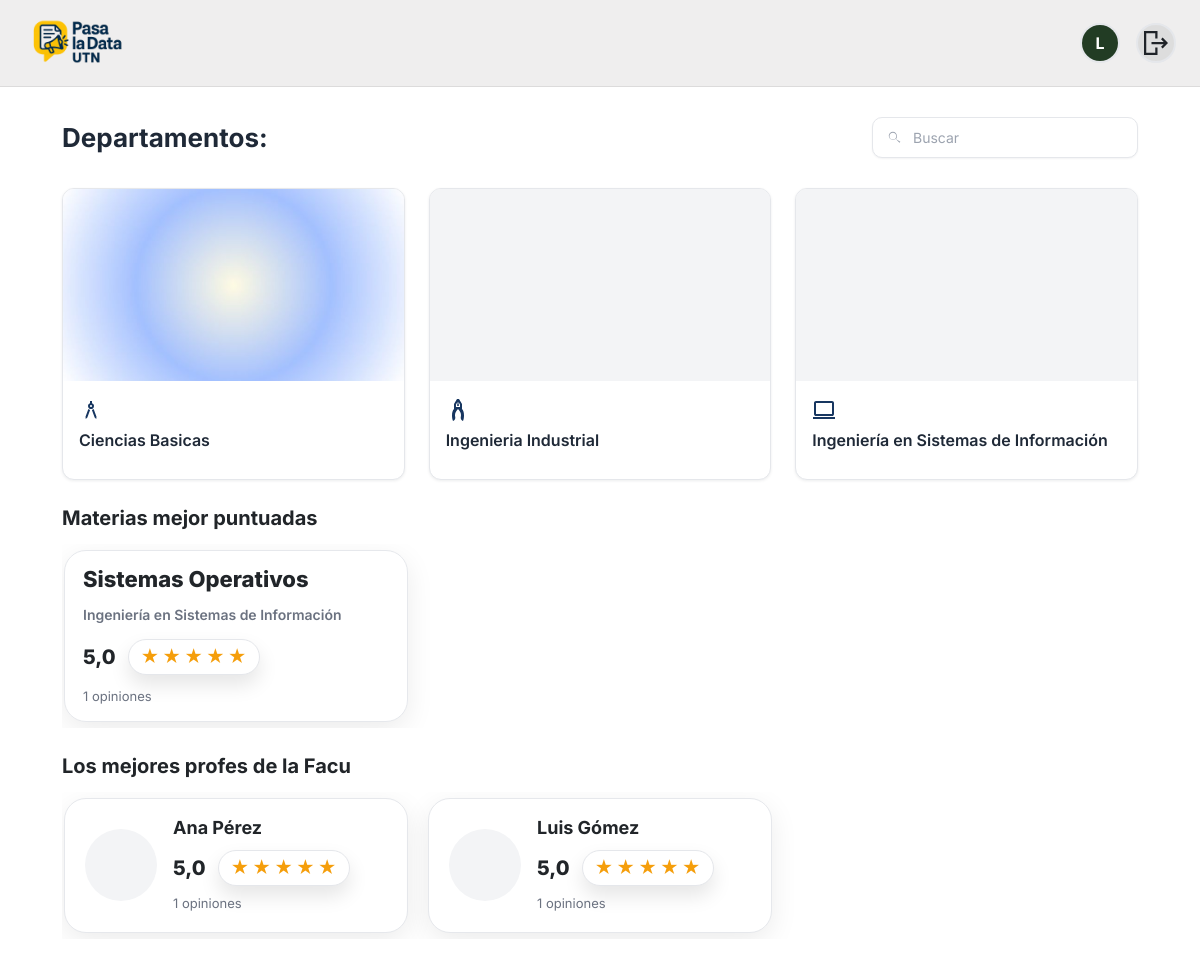
Page /academics/ (signed in) on the committed database.
### people/models.py (models this page shows, shortened)
class User(AbstractUser):
    class Role(models.TextChoices):
        ALUMNO = "ALU", "Alumno"
        PROFESOR = "PRO", "Profesor"
        ADMIN = "ADM", "Administrador"
    rol = models.CharField(max_length=3, choices=Role.choices)
    legajo = models.CharField(max_length=20, unique=True, null=True, blank=True)  # solo alumnos
    username = models.CharField(max_length=150, blank=True, default='')
    imagen_perfil = models.ImageField(
        upload_to="profiles/", null=True, blank=True
    )

### academics/models.py (models this page shows, shortened)
class Department(models.Model):
    nombre = models.CharField(max_length=120, unique=True)
    imagen = models.ImageField(upload_to="departments/", blank=True, null=True)
    icono = models.CharField(max_length=4096, blank=True, null=True)
    created_at = models.DateTimeField(auto_now_add=True)
    active = models.BooleanField(default=True)
    class Meta:
        ordering = ["nombre"]
        verbose_name = "Departamento"

class Materia(models.Model):
    nombre = models.CharField(max_length=120, unique=True)
    eliminado = models.BooleanField(default=False)
    departamento = models.ForeignKey(Department, on_delete=models.CASCADE, related_name="materias")
    descripcion = models.TextField(blank=True, null=True)
    icono = models.CharField(max_length=4096, blank=True, null=True)
    imagen = models.ImageField(upload_to="materias/", blank=True, null=True)
    created_at = models.DateTimeField(auto_now_add=True)
    active = models.BooleanField(default=True)
    class Meta:
        ordering = ["nombre"]
        verbose_name = "Materia"

### academics/views.py (the view)
# urls.py: path("", views.DepartmentListView.as_view(), name="home"),
class DepartmentListView(LoginRequiredMixin, ListView):
    template_name = "academics/home.html"
    context_object_name = "departments"
    model = Department
    def get_context_data(self, **kwargs):
        ctx = super().get_context_data(**kwargs)
        top_materias = (
            Materia.objects
            .annotate(
                promedio=Avg(
                    "resenas_items__puntuacion",
                    filter=Q(resenas_items__target_type="MATERIA")
                ),
                cantidad=Count(
                    "resenas_items",
                    filter=Q(resenas_items__target_type="MATERIA")
                )
            )
            .filter(cantidad__gt=0)
            .order_by("-promedio", "-cantidad", "nombre")[:10]
        )
        items_prof = (
            ResenaItem.objects
            .filter(target_type__in=["TITULAR", "JTP"])
            .annotate(prof_id=Coalesce("titular_id", "jtp_id"))
        )
        profesores_agregados = (
            items_prof.values("prof_id")
            .annotate(
                promedio=Avg("puntuacion"),
                cantidad=Count("id"),
            )
            .order_by("-promedio", "-cantidad", "prof_id")[:10]
        )
        users = {
            u.id: u for u in User.objects.filter(
                id__in=[r["prof_id"] for r in profesores_agregados]
            )
        }
        top_profes = [
            {"user": users[r["prof_id"]], "promedio": r["promedio"], "cantidad": r["cantidad"]}
            for r in profesores_agregados
            if users.get(r["prof_id"])
        ]
        ctx["top_materias"] = top_materias
        ctx["top_profes"] = top_profes
        return ctx

### academics/templates/academics/home.html (shortened to what this page needs)
{% extends "base.html" %}
{% load static %}
{% block extra_head %}
<link rel="stylesheet" href="{% static 'academics/css/departamento.css' %}">
{% endblock %}
{% block content %}
<div class="aa-container">
  <div class="aa-toolbar">
    <div class="aa-titles">
      <h2 class="aa-h2">Departamentos:</h2>
    </div>
    <div class="aa-search">
      <svg viewBox="0 0 24 24" aria-hidden="true">
        <path d="M15.5 14h-.79l-.28-.27a6.471 6.471 0 0 0 1.57-4.23C15.99 6.01 13.48 3.5 10.5 3.5S5 6.01 5 9s2.51 5.5 5.5 5.5c1.61 0 3.09-.59 4.23-1.57l.27.28v.79l4.25 4.25 1.27-1.27L15.5 14Zm-5 0C8.01 14 6 11.99 6 9.5S8.01 5 10.5 5 15 7.01 15 9.5 12.99 14 10.5 14Z"/>
      </svg>
      <input id="search" type="text" placeholder="Buscar" autocomplete="off">
    </div>
  </div>
  <section id="grid" class="aa-grid">
    {% for d in departments %}
      {% url 'academics:subjects_by_dept' d.id as subj_url %}
      {% include "academics/Components/card.html" with title=d.nombre image_url=d.imagen icon=d.icono badge=d.badge rating=d.calificacion opiniones=d.opiniones href=subj_url new_tab=False %}
    {% empty %}
      <p>No hay departamentos disponibles.</p>
    {% endfor %}
  </section>
  <h2 class="ap-section-title">Materias mejor puntuadas</h2>
  <div class="ap-hlist">
    {% for m in top_materias %}
      <a class="ap-link ap-card-chip" href="{% url 'academics:perfil_materia' m.id %}">
        <div class="ap-chip-header">
          <h3 class="ap-chip-title">{{ m.nombre }}</h3>
          {% if m.departamento %}
            <span class="ap-badge">{{ m.departamento.nombre }}</span>
          {% endif %}
        </div>
        <div class="ap-rating-row">
          <div class="ap-score">{{ m.promedio|floatformat:1 }}</div>
          <span class="ap-pill">
            <span class="ap-stars" aria-label="Puntaje {{ m.promedio|floatformat:1 }} de 5">
              {% for _ in "12345" %}
                <i class="star{% if forloop.counter <= m.promedio|default:0 %} on{% endif %}">★</i>
              {% endfor %}
            </span>
          </span>
        </div>
        <div class="ap-muted-small">
          <span class="kfmt" data-count="{{ m.cantidad }}">{{ m.cantidad }}</span> opiniones
        </div>
      </a>
    {% empty %}
      <div class="ap-muted">Aún no hay reseñas de materias.</div>
    {% endfor %}
  </div>
  <h2 class="ap-section-title">Los mejores profes de la Facu</h2>
  <div class="ap-hlist">
    {% for p in top_profes %}
      <a class="ap-link ap-prof-card" href="{% url 'people:perfil_profesor' p.user.username %}">
        {% if p.user.profile_image %}
          <img class="ap-avatar" src="{{ p.user.profile_image.url }}" alt="{{ p.user.get_full_name|default:p.user.username }}">
        {% else %}
          <div class="ap-avatar"></div>
        {% endif %}
        <div>
          <div class="ap-prof-name">{{ p.user.get_full_name|default:p.user.username }}</div>
          <div class="ap-prof-foot">
            <div class="ap-rating-row">
              <div class="ap-score">{{ p.promedio|floatformat:1 }}</div>
              <span class="ap-pill">
                <span class="ap-prof-stars ap-stars" aria-label="Puntaje {{ p.promedio|floatformat:1 }} de 5">
                  {% for _ in "12345" %}
                    <i class="star{% if forloop.counter <= p.promedio|default:0 %} on{% endif %}">★</i>
                  {% endfor %}
                </span>
              </span>
            </div>
            <div class="ap-muted-small">
              <span class="kfmt" data-count="{{ p.cantidad }}">{{ p.cantidad }}</span> opiniones
            </div>
          </div>
        </div>
      </a>
    {% empty %}
      <div class="ap-muted">Aún no hay reseñas de profesores.</div>
    {% endfor %}
  </div>
</div>
{% endblock %}

### templates/partials/_navbar.html
{% load static %}
<header class="navbar">
  <div class="navbar__inner container-narrow">
    <a class="navbar__brand"
       href="{% if request.user.is_authenticated and request.user.rol == 'ADM' %}
                {% url 'academics:admin_panel' %}
              {% else %}
                {% url 'academics:home' %}
              {% endif %}">
      <img class="navbar__logo" src="{% static 'img/logo.png' %}" alt="Pasa la Data UTN">
    </a>
    <div class="navbar__right">
      {% if request.user.is_authenticated %}
        {% if request.user.rol != "ADM" %}
          <a class="nav-avatar" href="{% url 'people:perfil' %}" title="Mi perfil">
            {% if request.user.imagen_perfil %}
              <img src="{{ request.user.imagen_perfil.url }}" alt="Foto de perfil">
            {% else %}
              <span class="nav-avatar__fallback">
                {{ request.user.get_short_name|default:request.user.username|slice:":1"|upper }}
              </span>
            {% endif %}
          </a>
        {% endif %}
        <a class="nav-avatar" href="{% url 'people:logout' %}" title="Cerrar sesión">
          <img src="{% static 'img/logout.svg' %}" alt="Cerrar sesión" class="logout-icon">
        </a>
      {% else %}
        <a class="btn btn-light btn-sm" href="{% url 'people:register' %}">Registrate</a>
        <a class="btn btn-light btn-sm" href="{% url 'people:login' %}">Iniciar sesión</a>
      {% endif %}
    </div>
  </div>
</header>

### academics/templates/academics/Components/card.html (shortened to what this page needs)
{% load static %}
{% block extra_head %}
<link rel="stylesheet" href="{% static 'academics/css/card.css' %}">
{% endblock %}
    <a class="aa-card" href="{{ href }}" data-name="{{ title|lower }}"
    {% if new_tab %}target="_blank" rel="noopener"{% endif %}>
        <div class="aa-thumb">
    {% if image_url %}
      {% if image_url.url %}
        <img src="{{ image_url.url }}" alt="{{ title }}"
             onerror="this.closest('.aa-thumb').classList.add('aa-thumb-placeholder'); this.remove();">
      {% elif image_url|slice:":4" == "<svg" %}
        <div class="aa-thumb-svg">{{ image_url|safe }}</div>
      {% else %}
        <img src="{{ image_url }}" alt="{{ title }}"
             onerror="this.closest('.aa-thumb').classList.add('aa-thumb-placeholder'); this.remove();">
      {% endif %}
    {% else %}
      <div class="aa-thumb-placeholder"></div>
    {% endif %}
  </div>
  <div class="aa-body">
    {% if icon %}
      <div class="aa-icon">
        {% if icon.url %}
          <img class="aa-icon-img" src="{{ icon.url }}" alt=""
               onerror="this.remove();">
        {% elif icon|slice:":4" == "<svg" %}
          {{ icon|safe }}
        {% else %}
          <img class="aa-icon-img" src="{{ icon }}" alt=""
               onerror="this.remove();">
        {% endif %}
      </div>
    {% endif %}
        <h3 class="aa-title">{{ title }}</h3>
        </div>
    </a>

### static/css/app.css (style rules this page uses)
html, body { margin: 0; padding: 0; }
header.navbar { background: #efeeee; position: sticky; top: 0; z-index: 50; border-bottom: 1px solid rgba(0,0,0,.08); width: 100%; margin: 0; border-radius: 0 !important; }
.container-narrow { max-width: none; width: 100%; padding: 0 24px; box-sizing: border-box; }
.navbar__inner { display: flex; align-items: center; height: 70px; }
.navbar__brand { display: flex; align-items: center; }
.navbar__logo { height: 105px; width: auto; display: block; object-fit: contain; }
.navbar__right { margin-left: auto; display: flex; align-items: center; gap: 16px; }
:root { --font-ui: "Inter", system-ui, -apple-system, "Segoe UI", Roboto, Helvetica, Arial, sans-serif; }
html { font-family: var(--font-ui) !important; line-height: 1.5; }
body, input, select, textarea, button { font-family: inherit !important; }
*, *::before, *::after { font-kerning: normal; }
header.navbar .nav-avatar { width: 40px; height: 40px; border-radius: 50%; overflow: hidden; display: inline-flex; align-items: center; justify-content: center; text-decoration: none; background: #ddd; color: #333; border: 2px solid #e5e7eb; flex-shrink: 0; }
header.navbar .nav-avatar > img { width: 100%; height: 100%; display: block; object-fit: cover; object-position: center; }
header.navbar .nav-avatar__fallback { width: 100%; height: 100%; display: inline-flex; align-items: center; justify-content: center; font-weight: 700; font-size: 16px; color: #fff; background: #223C24; }

### academics/static/academics/css/departamento.css (style rules this page uses)
.aa-container { max-width: 1200px; margin: 0 auto; padding: 30px 20px; }
.aa-toolbar { display: flex; align-items: center; justify-content: space-between; gap: 16px; margin-bottom: 30px; }
.aa-toolbar h2 { margin: 0; font-weight: 700; font-size: 28px; color: #1f2937; }
.aa-search { display: flex; align-items: center; gap: 8px; border: 1px solid #e5e7eb; border-radius: 10px; padding: 8px 12px; min-width: 260px; background: #fff; box-shadow: 0 1px 2px rgba(16,24,40,.05); }
.aa-search svg { width: 18px; height: 18px; flex: 0 0 auto; fill: #9ca3af; }
.aa-search input { border: 0; outline: 0; width: 100%; background: transparent; font-size: 14px; }
.aa-search input::placeholder { color: #9ca3af; }
.aa-grid { display: grid; grid-template-columns: repeat(auto-fill, minmax(280px, 1fr)); gap: 24px; margin-top: 8px; }
.aa-card { display: flex; flex-direction: column; background: #fff; border-radius: 12px; border: 1px solid #e5e7eb; box-shadow: 0 1px 3px rgba(16,24,40,.08); text-decoration: none; color: inherit; overflow: hidden; transition: transform .18s ease, box-shadow .18s ease; }
.aa-thumb { position: relative; width: 100%; padding-top: 56.25%; overflow: hidden; background: #f3f4f6; }
.aa-thumb img { position: absolute; top: 0; left: 0; width: 100%; height: 100%; object-fit: cover; }
.aa-body { padding: 16px; display: flex; flex-direction: column; align-items: flex-start; text-align: left; }
.aa-icon { font-size: 22px; line-height: 1; }
.aa-title { margin: 0; font-size: 16px; font-weight: 600; color: #1f2937; }
.aa-toolbar .aa-titles { display: inline-flex; align-items: baseline; gap: 6px; }
.aa-toolbar .aa-h2 { margin: 0; font-weight: 700; font-size: 26px; color: #1f2937; }
.ap-section-title { font-size: 20px; font-weight: 700; margin: 40px 4px 14px; }
.ap-hlist { display: flex; gap: 18px; overflow-x: auto; padding: 6px 2px; scroll-snap-type: x mandatory; }
.ap-card-chip { min-width: 240px; border: 1px solid #e5e7eb; border-radius: 16px; padding: 14px 16px; box-shadow: 0 4px 14px rgba(0, 0, 0, 0.06); background: #fff; scroll-snap-align: start; flex-shrink: 0; transition: transform 0.2s ease, box-shadow 0.2s ease; }
.ap-chip-title { font-weight: 700; font-size: 18px; margin: 0 0 4px; }
.ap-muted-small { font-size: 12px; color: #6b7280; margin-top: 6px; }
.ap-stars { display: flex; gap: 2px; }
.ap-prof-card { min-width: 300px; display: flex; gap: 12px; align-items: center; border: 1px solid #e5e7eb; border-radius: 16px; padding: 14px 16px; box-shadow: 0 4px 14px rgba(0, 0, 0, 0.06); background: #fff; flex-shrink: 0; scroll-snap-align: start; transition: transform 0.2s ease, box-shadow 0.2s ease; }
.ap-avatar { width: 52px; height: 52px; border-radius: 999px; object-fit: cover; background: #f3f4f6; }

### rows in the picture
User: user.get_short_name "L", user.get_full_name "Luis Gómez", promedio "5,0", cantidad "1"
Department: icono (picture), nombre "Ciencias Basicas"
Department: icono (picture), nombre "Ingenieria Industrial"
Department: icono (picture), nombre "Ingeniería en Sistemas de Información"
Materia: nombre "Sistemas Operativos", departamento.nombre "Ingeniería en Sistemas de Información", promedio "5,0", cantidad "1"
User: user.get_full_name "Ana Pérez", promedio "5,0", cantidad "1"
